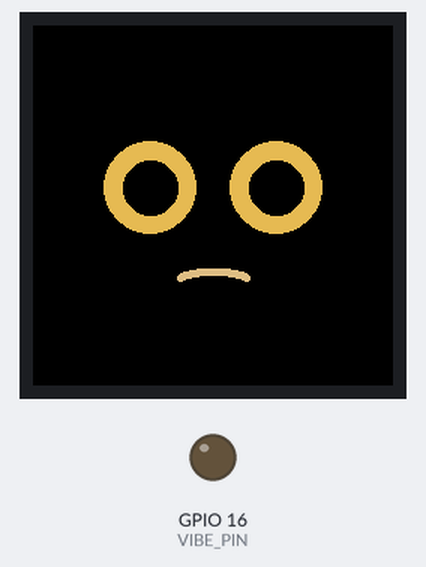
Recording of a sketch running on a simulated ESP32-S3. Shown: 240×240 colour display, output pins drawn as LEDs (lit = HIGH). Nothing arrives over Bluetooth unless stated; a phone connects over Bluetooth LE 3 s after start; pins used as bus, display or sensor lines are not drawn.

Above: at 0.2 s.

The sketch:

pixel.ino
```cpp
// Jeevo "Pixel" keychain — prototype firmware
// Board: Waveshare ESP32-S3-Touch-LCD-1.28 (round 240x240 GC9A01, CST816S touch, QMI8658 IMU, LiPo charger)
// Libraries: Arduino_GFX_Library, NimBLE-Arduino, ArduinoJson
// Pins below follow Waveshare's wiki for this board — verify against your revision before flashing.
// Behaviour: the soul's mood arrives over BLE as JSON; the face animates locally at 30 fps.
//   shake = wake + "greeted"; tap = "petted" (glow); long press = "transfer here" request;
//   tilt = eyes look toward gravity; idle 20 s = sleep (display off, light sleep, wake on IMU motion).
#include <Arduino_GFX_Library.h>
#include <NimBLEDevice.h>
#include <ArduinoJson.h>
#include <Wire.h>

#define LCD_DC 8
#define LCD_CS 9
#define LCD_SCK 10
#define LCD_MOSI 11
#define LCD_RST 12
#define LCD_BL 40
#define I2C_SDA 6
#define I2C_SCL 7
#define TOUCH_INT 5
#define VIBE_PIN 16   // add a coin vibration motor via a small MOSFET (not on the board)

Arduino_DataBus *bus = new Arduino_ESP32SPI(LCD_DC, LCD_CS, LCD_SCK, LCD_MOSI, GFX_NOT_DEFINED);
Arduino_GFX *panel = new Arduino_GC9A01(bus, LCD_RST, 0, true);
Arduino_Canvas *gfx = new Arduino_Canvas(240, 240, panel);

static const char *SVC = "6a1e0001-4a45-4556-4f00-736f756c0001";   // Jeevo soul service
static const char *MOOD = "6a1e0002-4a45-4556-4f00-736f756c0001";  // write: mood JSON
static const char *EVT = "6a1e0003-4a45-4556-4f00-736f756c0001";   // notify: touch/shake events
NimBLECharacteristic *evtChar;

struct Mood { float eyeOpen = 0.8, pupil = 0.6, lidTilt = 0, mouth = 0.3; uint16_t hue = 42; bool glow = false; char label[12] = "content"; } mood;
float lookX = 0, lookY = 0, blink = 0; uint32_t lastBlink = 0, lastActive = 0;

uint16_t hsv(uint16_t h, float s, float v) {
  float c = v * s, x = c * (1 - fabs(fmod(h / 60.0, 2) - 1)), m = v - c, r, g, b;
  if (h < 60) { r = c; g = x; b = 0; } else if (h < 120) { r = x; g = c; b = 0; } else if (h < 180) { r = 0; g = c; b = x; }
  else if (h < 240) { r = 0; g = x; b = c; } else if (h < 300) { r = x; g = 0; b = c; } else { r = c; g = 0; b = x; }
  return gfx->color565((r + m) * 255, (g + m) * 255, (b + m) * 255);
}

class MoodCB : public NimBLECharacteristicCallbacks {
  void onWrite(NimBLECharacteristic *c, NimBLEConnInfo &) override {
    JsonDocument d; if (deserializeJson(d, c->getValue().c_str())) return;
    mood.eyeOpen = d["eyeOpen"] | mood.eyeOpen; mood.pupil = d["pupil"] | mood.pupil;
    mood.lidTilt = d["lidTilt"] | mood.lidTilt; mood.mouth = d["mouth"] | mood.mouth;
    mood.hue = d["hue"] | mood.hue; mood.glow = d["glow"] | false;
    strlcpy(mood.label, d["label"] | mood.label, sizeof(mood.label));
    lastActive = millis();
  }
};

void sendEvent(const char *name) {
  if (!evtChar) return;
  char buf[48]; snprintf(buf, sizeof buf, "{\"e\":\"%s\"}", name);
  evtChar->setValue(buf); evtChar->notify();
}

void drawEye(int cx, int cy, bool left) {
  float open = mood.eyeOpen * (1 - blink);
  int w = 62, h = max(4, (int)(78 * open));
  uint16_t col = hsv(mood.hue, 0.65, mood.glow ? 1.0 : 0.9);
  gfx->fillRoundRect(cx - w / 2, cy - h / 2, w, h, min(w, h) / 2, col);
  int pr = 12 + mood.pupil * 10;
  if (h > 2 * pr) gfx->fillCircle(cx + lookX * 10, cy + lookY * 8, pr, BLACK);
  int tilt = mood.lidTilt * 18 * (left ? 1 : -1);                       // angry/sad brows
  gfx->fillTriangle(cx - w / 2 - 4, cy - h / 2 - 6 + tilt, cx + w / 2 + 4, cy - h / 2 - 6 - tilt, cx - w / 2 - 4, cy - h / 2 - 30, BLACK);
}

void drawFace() {
  gfx->fillScreen(BLACK);
  if (mood.glow) for (int r = 118; r > 108; r -= 3) gfx->drawCircle(120, 120, r, hsv(mood.hue, 0.5, 0.5));
  drawEye(78, 108, true); drawEye(162, 108, false);
  int curve = mood.mouth * 14;                                            // smile (+) or frown (-)
  for (int x = -22; x <= 22; x++) { int y = 168 - curve * (1 - (x * x) / 484.0); gfx->fillCircle(120 + x, y, 2, hsv(mood.hue, 0.4, 0.85)); }
  gfx->flush();
}

void setup() {
  pinMode(LCD_BL, OUTPUT); digitalWrite(LCD_BL, HIGH);
  pinMode(VIBE_PIN, OUTPUT);
  gfx->begin(); Wire.begin(I2C_SDA, I2C_SCL);
  // TODO: init QMI8658 (accel for shake/tilt) and CST816S (tap / long-press) — see Waveshare demo code.
  NimBLEDevice::init("Jeevo Pixel");
  NimBLEServer *srv = NimBLEDevice::createServer();
  NimBLEService *svc = srv->createService(SVC);
  svc->createCharacteristic(MOOD, NIMBLE_PROPERTY::WRITE)->setCallbacks(new MoodCB());
  evtChar = svc->createCharacteristic(EVT, NIMBLE_PROPERTY::NOTIFY);
  svc->start();
  NimBLEDevice::getAdvertising()->addServiceUUID(SVC);
  NimBLEDevice::getAdvertising()->start();   // also acts as the "keys at home" beacon for the dock
  lastActive = millis();
}

void loop() {
  uint32_t now = millis();
  float blinkEvery = 2200 + (1 - mood.eyeOpen) * 3000;
  if (now - lastBlink > blinkEvery) { lastBlink = now; }
  float bt = (now - lastBlink) / 140.0; blink = bt < 1 ? sin(bt * PI) : 0;
  // lookX/lookY: set from accelerometer tilt once the IMU is wired (eyes follow gravity).
  drawFace();
  if (now - lastActive > 20000) { digitalWrite(LCD_BL, LOW); /* light sleep until IMU wake interrupt */ }
  delay(33);
}
```
